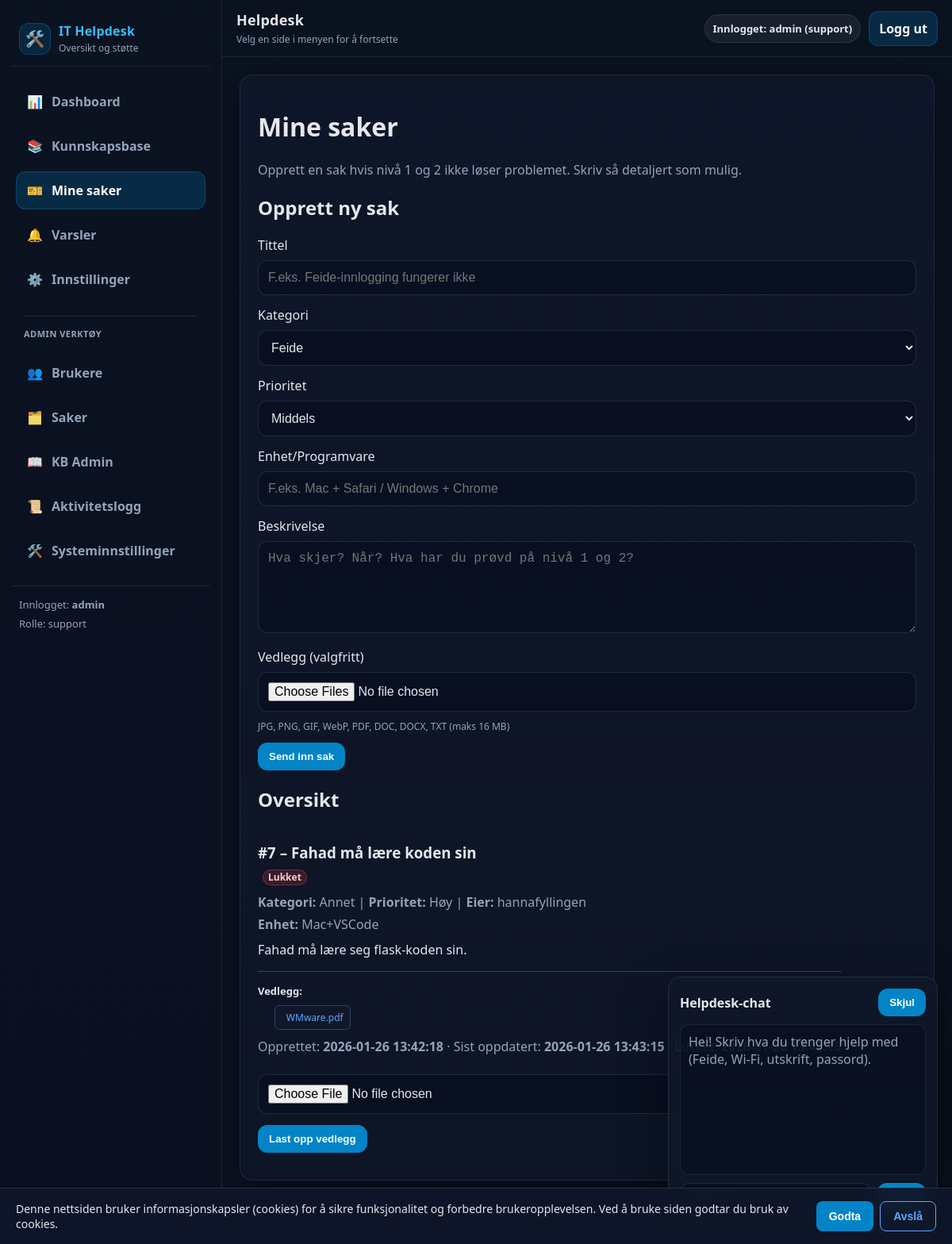
Screenshot of /tickets (signed in) with the database file from the repository.
### tables this page shows
CREATE TABLE tickets (
            id INTEGER PRIMARY KEY AUTOINCREMENT,
            title TEXT NOT NULL,
            desc TEXT NOT NULL,
            owner TEXT NOT NULL,
            category TEXT NOT NULL DEFAULT 'Annet',
            priority TEXT NOT NULL DEFAULT 'Middels',
            device TEXT NOT NULL DEFAULT '',
            status TEXT NOT NULL DEFAULT 'Åpen',
            created_at TEXT NOT NULL DEFAULT (datetime('now')),
            updated_at TEXT NOT NULL DEFAULT (datetime('now')),
            closed_at TEXT
        );

CREATE TABLE attachments (
            id INTEGER PRIMARY KEY AUTOINCREMENT,
            ticket_id INTEGER NOT NULL,
            stored_filename TEXT NOT NULL,
            original_filename TEXT NOT NULL,
            uploaded_by TEXT NOT NULL,
            uploaded_at TEXT NOT NULL DEFAULT (datetime('now')),
            FOREIGN KEY(ticket_id) REFERENCES tickets(id)
        );

### routes.py (the view, shortened to what this page needs)
@bp.route("/tickets", methods=["GET", "POST"])
def tickets():
    user = current_user()
    if not user:
        return redirect(url_for("main.login"))
    role = current_role()
    try:
        if role == "support":
            visible = get_tickets()
            logger.info(f"Support user {user} fetched all tickets: {len(visible)} total")
        else:
            visible = get_tickets(owner=user)
            logger.info(f"User {user} fetched their own tickets: {len(visible)} visible")
    except Exception as e:
        logger.error(f"Error fetching tickets for {user} (role={role}): {e}")
        visible = []
        flash("Kunne ikke hente saker. Prøv igjen senere.")
    for t in visible:
        try:
            t["attachments"] = get_attachments(t["id"])
        except Exception:
            t["attachments"] = []
    if visible and len(visible) > 0:
        first_ticket = visible[0]
        logger.debug(f"First ticket keys: {list(first_ticket.keys())} | owner={first_ticket.get('owner', 'MISSING')}")
    return render_template("_tickets.html", tickets=visible, role=role)

### __init__.py (called while the page is built)
def create_app():
    app = Flask(__name__)
    app.config.from_object(Config)
    init_mail(app)
    @app.after_request
    def set_security_headers(response):
        response.headers['X-Content-Type-Options'] = 'nosniff'
        response.headers['X-Frame-Options'] = 'DENY'
        response.headers['X-XSS-Protection'] = '1; mode=block'
        return response
    from .routes import bp
    app.register_blueprint(bp)
    return app

### db.py (called while the page is built, shortened)
def get_tickets(owner: Optional[str] = None) -> List[Dict[str, Any]]:
    conn = _conn()
    cur = conn.cursor()
    if owner is None:
        cur.execute("""
            SELECT t.*, r.stars AS rating, r.feedback AS feedback
            FROM tickets t
            LEFT JOIN ratings r ON r.ticket_id = t.id
            ORDER BY t.id DESC
        """)
    rows = cur.fetchall()
    conn.close()
    return [dict(r) for r in rows]

def count_notifications(user: str) -> int:
    conn = _conn()
    cur = conn.cursor()
    cur.execute("SELECT COUNT(*) AS c FROM notifications WHERE user = ? AND read = 0", (user,))
    row = cur.fetchone()
    conn.close()
    return int(row["c"]) if row else 0

def get_attachments(ticket_id: int) -> List[Dict[str, Any]]:
    conn = _conn()
    cur = conn.cursor()
    cur.execute(
        """
        SELECT id, ticket_id, stored_filename, original_filename, uploaded_by, uploaded_at
        FROM attachments
        WHERE ticket_id = ?
        ORDER BY id DESC
        """,
        (int(ticket_id),),
    )
    rows = cur.fetchall()
    conn.close()
    return [dict(r) for r in rows]

def _conn() -> sqlite3.Connection:
    DB_PATH.parent.mkdir(parents=True, exist_ok=True)
    conn = sqlite3.connect(DB_PATH)
    conn.row_factory = sqlite3.Row
    return conn

### routes.py (called while the page is built)
def current_user():
    return session.get("user")

def current_role():
    return session.get("role")

@bp.before_app_request
def ensure_db():
    try:
        init_db()
    except Exception as e:
        logger.error(f"Database initialization failed: {e}")

@bp.context_processor
def inject_notification_count():
    if current_user():
        try:
            return {"notif_count": count_notifications(current_user())}
        except Exception:
            return {"notif_count": 0}
    return {"notif_count": 0}

### templates/_tickets.html (shortened to what this page needs)
{% extends "base.html" %}
{% block content %}
<div class="card">
  <h1>Mine saker</h1>
  <p class="muted">
    Opprett en sak hvis nivå 1 og 2 ikke løser problemet. Skriv så detaljert som mulig.
  </p>
</div>
<div class="card">
  <h2>Opprett ny sak</h2>
  <form method="post">
    <label>Tittel</label>
    <input type="text" name="title" placeholder="F.eks. Feide-innlogging fungerer ikke" required>
    <label>Kategori</label>
    <select name="category" required>
      <option>Feide</option>
    </select>
    <label>Prioritet</label>
    <select name="priority" required>
      <option selected>Middels</option>
    </select>
    <label>Enhet/Programvare</label>
    <input type="text" name="device" placeholder="F.eks. Mac + Safari / Windows + Chrome" required>
    <label>Beskrivelse</label>
    <textarea name="desc" rows="5" placeholder="Hva skjer? Når? Hva har du prøvd på nivå 1 og 2?" required></textarea>
    <label>Vedlegg (valgfritt)</label>
    <input type="file" name="files" multiple accept=".jpg,.jpeg,.png,.gif,.webp,.pdf,.doc,.docx,.txt">
    <p class="muted" style="font-size:12px; margin-top:-4px;">JPG, PNG, GIF, WebP, PDF, DOC, DOCX, TXT (maks 16 MB)</p>
    <button type="submit">Send inn sak</button>
  </form>
</div>
<div class="card">
  <h2>Oversikt</h2>
  {% if tickets|length == 0 %}
    <p class="muted">Du har ingen saker enda.</p>
  {% else %}
    {% for t in tickets %}
      <div class="card" style="margin:12px 0;">
        <div style="display:flex; justify-content:space-between; gap:12px; flex-wrap:wrap;">
          <div style="min-width:260px;">
            <h3 style="margin-bottom:6px;">#{{ t.id }} – {{ t.title }}</h3>
            {% if t.status == "Åpen" %}
              <span class="badge badge-open">Åpen</span>
            {% else %}
              <span class="badge badge-closed">Lukket</span>
            {% endif %}
            <p class="muted" style="margin:10px 0 0;">
              <strong>Kategori:</strong> {{ t.category }} |
              <strong>Prioritet:</strong> {{ t.priority }} |
              <strong>Eier:</strong> {{ t.owner }}
            </p>
            <p class="muted" style="margin:6px 0 0;">
              <strong>Enhet:</strong> {{ t.device }}
            </p>
            <p style="margin-top:10px;">{{ t.desc }}</p>
            {% if t.attachments and t.attachments|length > 0 %}
            <div class="attachments-section">
              <strong style="font-size: 13px;"> Vedlegg:</strong>
              <div class="attachments-grid">
                {% for att in t.attachments %}
                  {% set filename_lower = att.original_filename.lower() %}
                  {% if filename_lower.endswith(('.jpg', '.jpeg', '.png', '.gif', '.webp')) %}
                    <div class="attachment-item">
                      <a href="{{ url_for('main.view_attachment', attachment_id=att.id) }}" target="_blank">
                        <img src="{{ url_for('main.view_attachment', attachment_id=att.id) }}" class="attachment-thumb" alt="{{ att.original_filename }}">
                      </a>
                      <div class="attachment-label">{{ att.original_filename[:15] }}{% if att.original_filename|length > 15 %}...{% endif %}</div>
                      <a href="{{ url_for('main.download_attachment', attachment_id=att.id) }}" style="font-size: 11px; color: #60a5fa;">Last ned</a>
                    </div>
                  {% else %}
                    <div class="attachment-item">
                      <div class="attachment-file">
                        <a href="{{ url_for('main.download_attachment', attachment_id=att.id) }}">{{ att.original_filename[:20] }}{% if att.original_filename|length > 20 %}...{% endif %}</a>
                      </div>
                    </div>
                  {% endif %}
                {% endfor %}
              </div>
            </div>
            {% endif %}
            <p class="muted" style="margin-top:10px;">
              Opprettet: <strong>{{ t.created_at }}</strong>
              {% if t.updated_at %} · Sist oppdatert: <strong>{{ t.updated_at }}</strong>{% endif %}
              {% if t.closed_at %} · Lukket: <strong>{{ t.closed_at }}</strong>{% endif %}
            </p>
            <form
              method="post"
              enctype="multipart/form-data"
              action="{{ url_for('main.upload_attachment', ticket_id=t.id) }}"
              style="margin-top:10px;"
            >
              <input type="file" name="file" required>
              <button type="submit">Last opp vedlegg</button>
            </form>
          </div>
        </div>
      </div>
    {% endfor %}
  {% endif %}
</div>
{% endblock %}

### static/css/app.css (style rules this page uses)
:root { --bg:#0b1220; --panel:#0f172a; --panel2:#111c33; --border:rgba(148,163,184,.14); --muted:#94a3b8; --text:#e5e7eb; --primary:#0284c7; --primaryHover:#0ea5e9; --sidebarW: 280px; --topbarH: 72px; --radius: 16px; }
* { box-sizing:border-box; }
html, body { height:100%; }
body { margin:0; font-family: system-ui, -apple-system, BlinkMacSystemFont, "Segoe UI", "Apple Color Emoji", "Segoe UI Emoji", "Segoe UI Symbol", sans-serif; background:var(--bg); color:var(--text); }
.badge { display:inline-flex; align-items:center; justify-content:center; min-width:20px; height:20px; padding:0 6px; border-radius:999px; font-size:12px; font-weight:900; background:rgba(239,68,68,.18); border:1px solid rgba(239,68,68,.35); color:#fecaca; margin-left:6px; }
input, textarea, select { width:100%; padding:12px; margin:8px 0 14px; border-radius:12px; border:1px solid rgba(148,163,184,.18); background:rgba(2,6,23,.35); color:var(--text); font-size:16px; outline:none; }
button { background:var(--primary); color:#fff; border:0; border-radius:12px; padding:10px 14px; font-weight:900; cursor:pointer; }
.muted { color:var(--muted); }

### templates/_tickets.html (style rules this page uses)
.attachments-section { margin-top: 16px; padding-top: 12px; border-top: 1px solid #334155; }
.attachments-grid { display: grid; grid-template-columns: repeat(auto-fill, minmax(120px, 1fr)); gap: 12px; margin-top: 8px; }
.attachment-item { display: flex; flex-direction: column; align-items: center; gap: 6px; }
.attachment-file { display: flex; align-items: center; gap: 6px; padding: 6px 8px; background: #0f172a; border: 1px solid #334155; border-radius: 6px; font-size: 12px; color: #cbd5e1; }
.attachment-file a { color: #60a5fa; text-decoration: none; }

### rows the page displays
tickets: id "7", title "Fahad må lære koden sin", status "Lukket", category "Annet", priority "Høy", owner "hannafyllingen", device "Mac+VSCode", desc "Fahad må lære seg flask-koden sin.", created_at "2026-01-26 13:42:18", updated_at "2026-01-26 13:43:15"
attachments: original_filename "WMware.pdf"

### other values shown
{{ session.get("user") }} "admin"
{{ session.get("role") }} "support"
